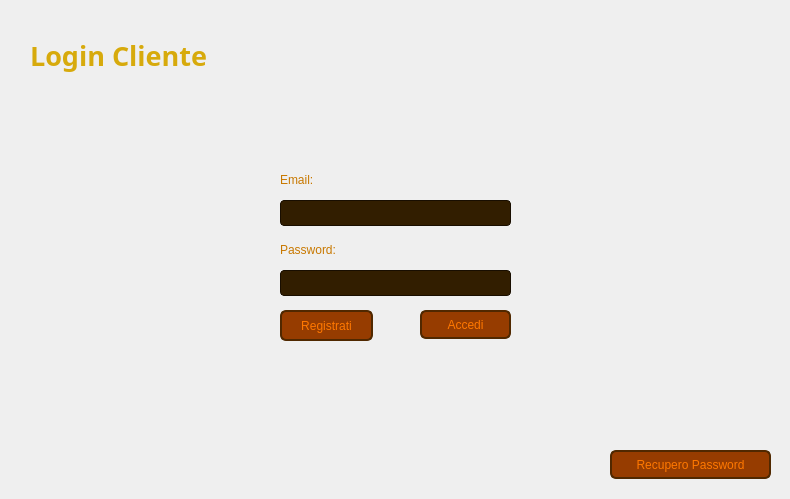
<?xml version="1.0" encoding="UTF-8"?>
<ui version="4.0">
 <class>VistaLoginCliente</class>
 <widget class="QWidget" name="VistaLoginCliente">
  <property name="geometry">
   <rect>
    <x>0</x>
    <y>0</y>
    <width>790</width>
    <height>499</height>
   </rect>
  </property>
  <property name="windowTitle">
   <string>Login Cliente - CineMax</string>
  </property>
  <widget class="QLabel" name="labelTitolo">
   <property name="geometry">
    <rect>
     <x>30</x>
     <y>20</y>
     <width>241</width>
     <height>71</height>
    </rect>
   </property>
   <property name="font">
    <font>
     <family>Segoe UI Variable</family>
     <pointsize>20</pointsize>
     <bold>true</bold>
    </font>
   </property>
   <property name="styleSheet">
    <string notr="true">QLabel {
    color: #D7AA0C;
}</string>
   </property>
   <property name="text">
    <string>Login Cliente</string>
   </property>
   <property name="alignment">
    <set>Qt::AlignmentFlag::AlignLeading|Qt::AlignmentFlag::AlignLeft|Qt::AlignmentFlag::AlignVCenter</set>
   </property>
  </widget>
  <widget class="QPushButton" name="pushButtonAccedi">
   <property name="geometry">
    <rect>
     <x>420</x>
     <y>310</y>
     <width>91</width>
     <height>29</height>
    </rect>
   </property>
   <property name="styleSheet">
    <string notr="true">QPushButton {
    background-color: #963C00;
    color: #FF7800;
    border: 2px solid #502800;
    border-radius: 6px;
}

QPushButton:focus {
    outline: none;
}

QPushButton:hover {
    background-color: #C86400;
}
</string>
   </property>
   <property name="text">
    <string>Accedi</string>
   </property>
  </widget>
  <widget class="QPushButton" name="pushButtonRegistrati">
   <property name="geometry">
    <rect>
     <x>280</x>
     <y>310</y>
     <width>93</width>
     <height>31</height>
    </rect>
   </property>
   <property name="styleSheet">
    <string notr="true">QPushButton {
    background-color: #963C00;
    color: #FF7800;
    border: 2px solid #502800;
    border-radius: 6px;
}

QPushButton:focus {
    outline: none;
}

QPushButton:hover {
    background-color: #C86400;
}
</string>
   </property>
   <property name="text">
    <string>Registrati</string>
   </property>
  </widget>
  <widget class="QLineEdit" name="lineEditEmail">
   <property name="geometry">
    <rect>
     <x>280</x>
     <y>200</y>
     <width>231</width>
     <height>26</height>
    </rect>
   </property>
   <property name="styleSheet">
    <string notr="true">QLineEdit {
    background-color: #321E00;
    color: #965A00;
    border: 1px solid #190E00;
    border-radius: 4px;
}</string>
   </property>
   <property name="text">
    <string/>
   </property>
  </widget>
  <widget class="QLineEdit" name="lineEditPassword">
   <property name="geometry">
    <rect>
     <x>280</x>
     <y>270</y>
     <width>231</width>
     <height>26</height>
    </rect>
   </property>
   <property name="styleSheet">
    <string notr="true">QLineEdit {
    background-color: #321E00;
    color: #965A00;
    border: 1px solid #190E00;
    border-radius: 4px;
}</string>
   </property>
   <property name="text">
    <string/>
   </property>
  </widget>
  <widget class="QLabel" name="labelEmail">
   <property name="geometry">
    <rect>
     <x>280</x>
     <y>170</y>
     <width>63</width>
     <height>20</height>
    </rect>
   </property>
   <property name="styleSheet">
    <string notr="true">QLabel {
    color: #C87800;
}</string>
   </property>
   <property name="text">
    <string>Email:</string>
   </property>
  </widget>
  <widget class="QLabel" name="labelPassword">
   <property name="geometry">
    <rect>
     <x>280</x>
     <y>240</y>
     <width>71</width>
     <height>20</height>
    </rect>
   </property>
   <property name="styleSheet">
    <string notr="true">QLabel {
    color: #C87800;
}</string>
   </property>
   <property name="text">
    <string>Password:</string>
   </property>
  </widget>
  <widget class="QPushButton" name="pushButtonRecuperoPassword">
   <property name="geometry">
    <rect>
     <x>610</x>
     <y>450</y>
     <width>161</width>
     <height>29</height>
    </rect>
   </property>
   <property name="styleSheet">
    <string notr="true">QPushButton {
    background-color: #963C00;
    color: #FF7800;
    border: 2px solid #502800;
    border-radius: 6px;
}

QPushButton:focus {
    outline: none;
}

QPushButton:hover {
    background-color: #C86400;
}
</string>
   </property>
   <property name="text">
    <string>Recupero Password</string>
   </property>
  </widget>
  <widget class="QLabel" name="Sfondo">
   <property name="geometry">
    <rect>
     <x>0</x>
     <y>0</y>
     <width>791</width>
     <height>501</height>
    </rect>
   </property>
   <property name="font">
    <font>
     <family>Segoe UI</family>
    </font>
   </property>
   <property name="styleSheet">
    <string notr="true">QLabel {
    background: qlineargradient(
        x1: 0, y1: 1,
        x2: 0, y2: 0,
		stop: 0 #211400,
        stop: 1 #7D4B00
    );
}</string>
   </property>
   <property name="text">
    <string/>
   </property>
   <property name="scaledContents">
    <bool>false</bool>
   </property>
  </widget>
  <widget class="ClickableLabel" name="labelIndietroButton">
   <property name="geometry">
    <rect>
     <x>700</x>
     <y>20</y>
     <width>63</width>
     <height>61</height>
    </rect>
   </property>
   <property name="text">
    <string/>
   </property>
   <property name="pixmap">
    <pixmap>Viste/Immagini/IndietroButtonCliente.png</pixmap>
   </property>
   <property name="scaledContents">
    <bool>true</bool>
   </property>
  </widget>
  <widget class="QLabel" name="labelErroreEmail">
   <property name="geometry">
    <rect>
     <x>520</x>
     <y>200</y>
     <width>191</width>
     <height>20</height>
    </rect>
   </property>
   <property name="styleSheet">
    <string notr="true">QLabel {
    color: #FFFF00;
}</string>
   </property>
   <property name="text">
    <string/>
   </property>
   <property name="scaledContents">
    <bool>false</bool>
   </property>
  </widget>
  <widget class="QLabel" name="labelErrorePassword">
   <property name="geometry">
    <rect>
     <x>520</x>
     <y>270</y>
     <width>151</width>
     <height>20</height>
    </rect>
   </property>
   <property name="styleSheet">
    <string notr="true">QLabel {
    color: #FFFF00;
}</string>
   </property>
   <property name="text">
    <string/>
   </property>
  </widget>
  <widget class="QLabel" name="labelRecuperoPassword">
   <property name="geometry">
    <rect>
     <x>390</x>
     <y>450</y>
     <width>211</width>
     <height>31</height>
    </rect>
   </property>
   <property name="styleSheet">
    <string notr="true">QLabel {
    color: #FFFF00;
}</string>
   </property>
   <property name="text">
    <string/>
   </property>
   <property name="scaledContents">
    <bool>false</bool>
   </property>
   <property name="alignment">
    <set>Qt::AlignmentFlag::AlignRight|Qt::AlignmentFlag::AlignTrailing|Qt::AlignmentFlag::AlignVCenter</set>
   </property>
  </widget>
  <zorder>Sfondo</zorder>
  <zorder>labelTitolo</zorder>
  <zorder>pushButtonAccedi</zorder>
  <zorder>pushButtonRegistrati</zorder>
  <zorder>lineEditEmail</zorder>
  <zorder>lineEditPassword</zorder>
  <zorder>labelEmail</zorder>
  <zorder>labelPassword</zorder>
  <zorder>pushButtonRecuperoPassword</zorder>
  <zorder>labelIndietroButton</zorder>
  <zorder>labelErroreEmail</zorder>
  <zorder>labelErrorePassword</zorder>
  <zorder>labelRecuperoPassword</zorder>
 </widget>
 <customwidgets>
  <customwidget>
   <class>ClickableLabel</class>
   <extends>QLabel</extends>
   <header>clickablelabel.h</header>
  </customwidget>
 </customwidgets>
 <resources/>
 <connections/>
</ui>
